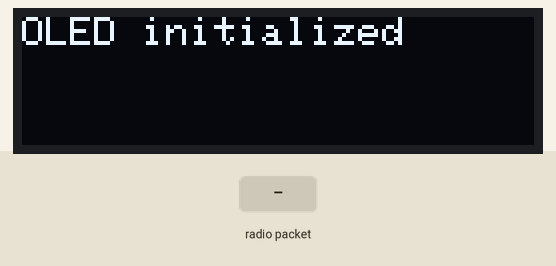
The sketch below on a simulated ESP32. Parts: 128×32 one-colour display. The inputs (shaded band) are chosen by the test bench. No radio packets arrive unless stated; what the sketch prints to the serial monitor is not drawn.

Above: at 0.1 s.
At 2.2 s:
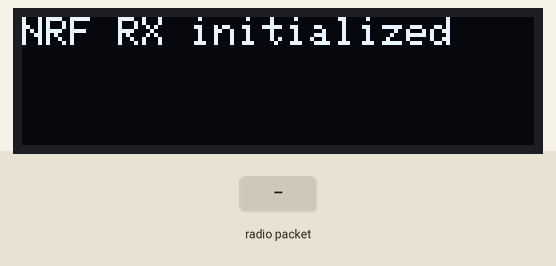
2.3 s: radio packet "1" arrives
Timing chart, 0 to 5.3 s (numbered marks = the images above; inputs shaded):
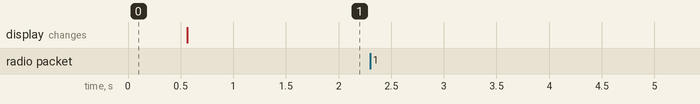

The sketch:

rx.ino
```cpp
//rx side of bydirectional
#include <SPI.h>
#include <RF24.h>
#include <Adafruit_GFX.h>
#include <Adafruit_SSD1306.h>
#include <Wire.h>

//change the settings depending on your dimesnions and pins
#define OLED_WIDTH 128
#define OLED_HEIGHT 32
#define OLED_RESET -1
#define SDA_PIN 4
#define SCL_PIN 5
#define CE_PIN 2
#define CSN_PIN 15

Adafruit_SSD1306 display(OLED_WIDTH, OLED_HEIGHT, &Wire, OLED_RESET);

RF24 radio(CE_PIN, CSN_PIN);
const byte addresses[][6] = {"00001", "00002"};


unsigned long packetsCount = 0;
unsigned long lastPacketTime = 0;

void setup() {
  Wire.begin(SDA_PIN, SCL_PIN);
  Serial.begin(115200);

  if (!display.begin(SSD1306_SWITCHCAPVCC, 0x3C)) {
    Serial.println("Oled display initialization failed.");
    while (true) { delay(100); }
  }

  Serial.println("Oled initialization successfull.");
  display.clearDisplay();
  display.setTextColor(SSD1306_WHITE);
  display.setTextSize(1);
  display.setCursor(0, 0);
  display.print("OLED initialized");
  display.display();
  delay(500);


  if (!radio.begin()) {
    Serial.println("Radio initialization failed.");
    while (true) {
      delay(1000);
    }
  }
  radio.openReadingPipe(1, addresses[0]);
  radio.openWritingPipe(addresses[1]);

  radio.setPALevel(RF24_PA_LOW);
  radio.startListening();
  Serial.print("RX Initialized successfully");
  display.clearDisplay();
  display.setTextSize(1);
  display.setTextColor(SSD1306_WHITE);
  display.setCursor(0, 0);
  display.print("NRF RX initialized");
  display.display();
  delay(500);
}


void loop() {

  if (radio.available()) {
    char text [32] ="";
    radio.read(&text, sizeof(text));
    Serial.print(text);
    delay(1000);
    radio.stopListening();
    const char newtext [] = "2";
    radio.write(&newtext, sizeof(newtext));
    radio.startListening();
  }


}
```

Measured:
- after the input at 2.3 s, every drawn part: stays the same
